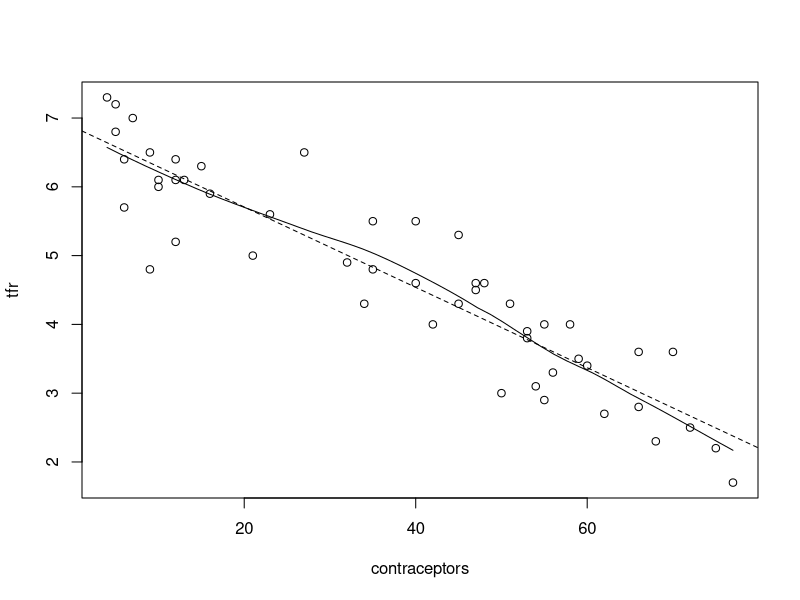
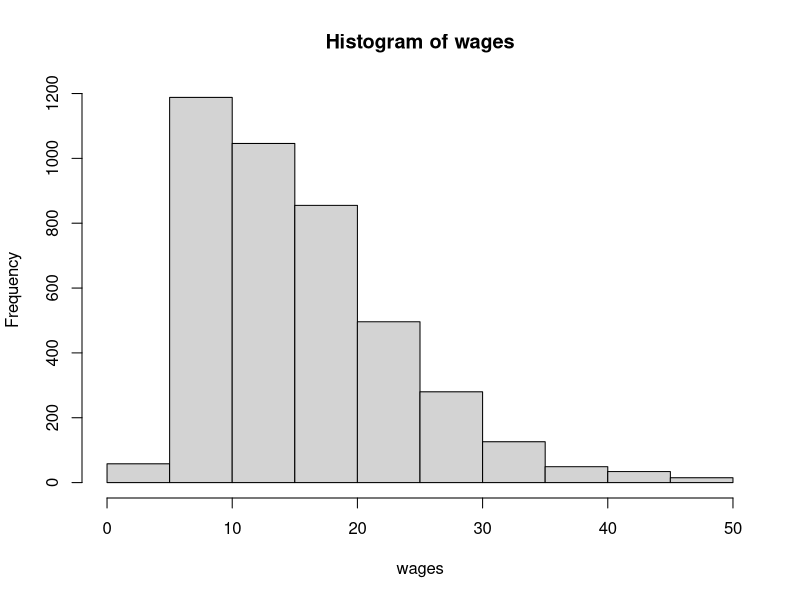
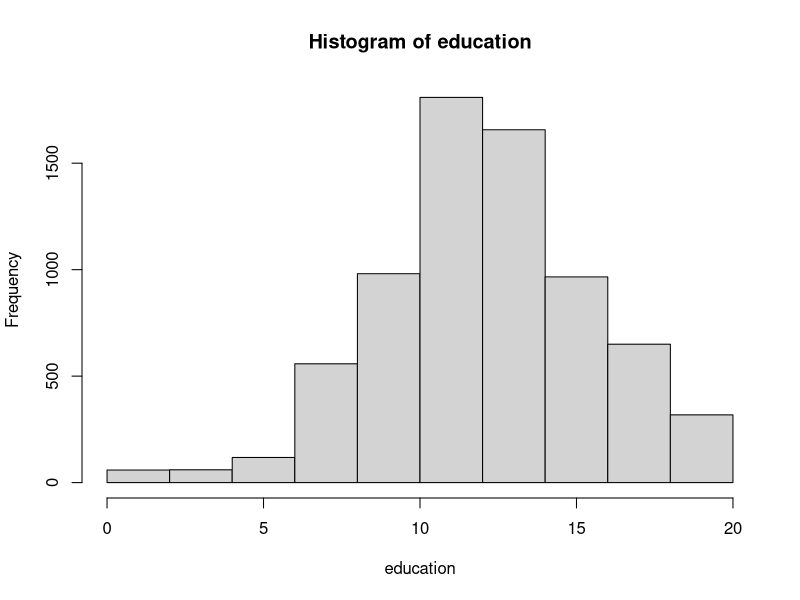
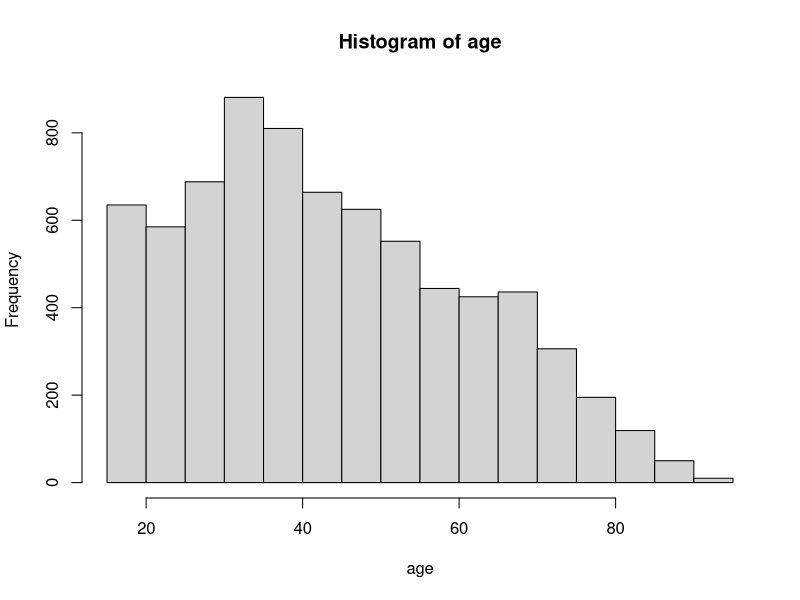
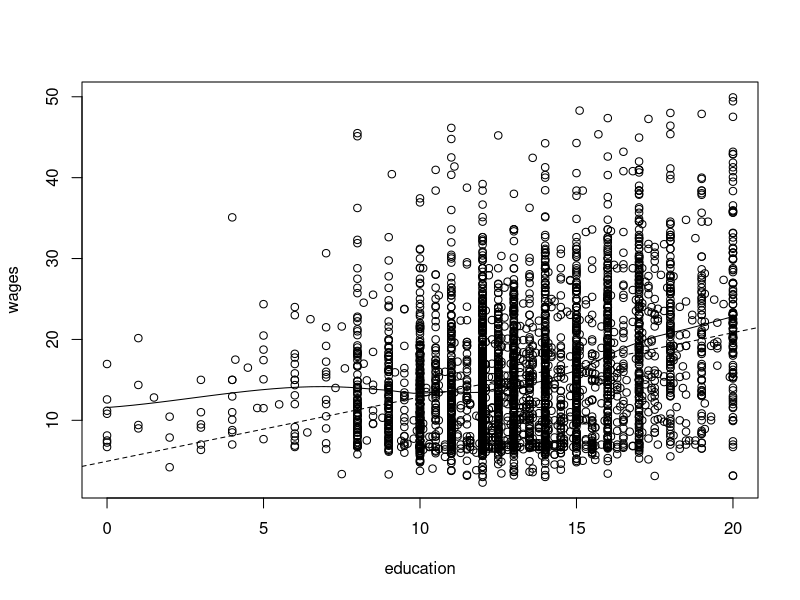
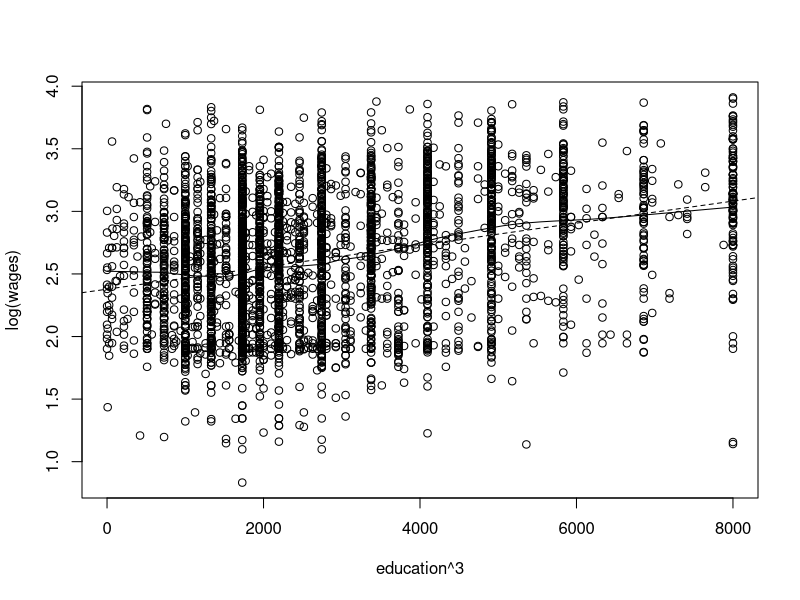
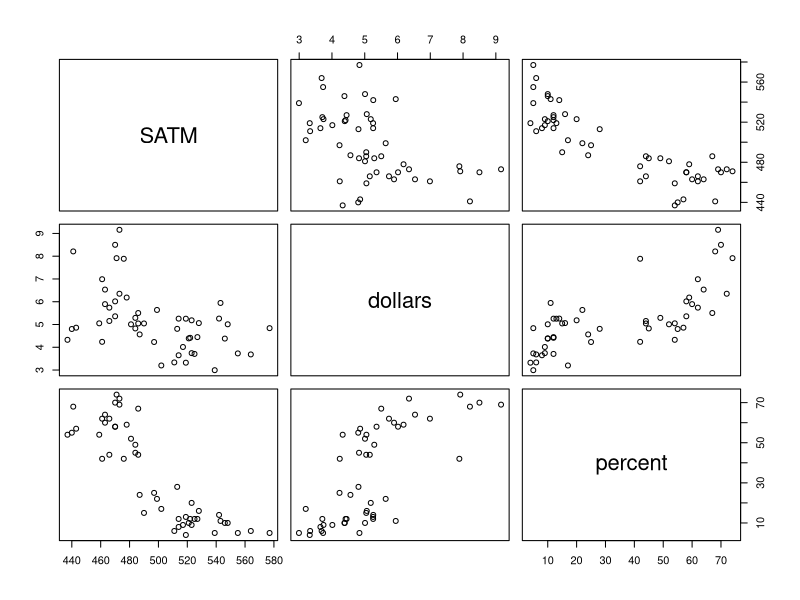
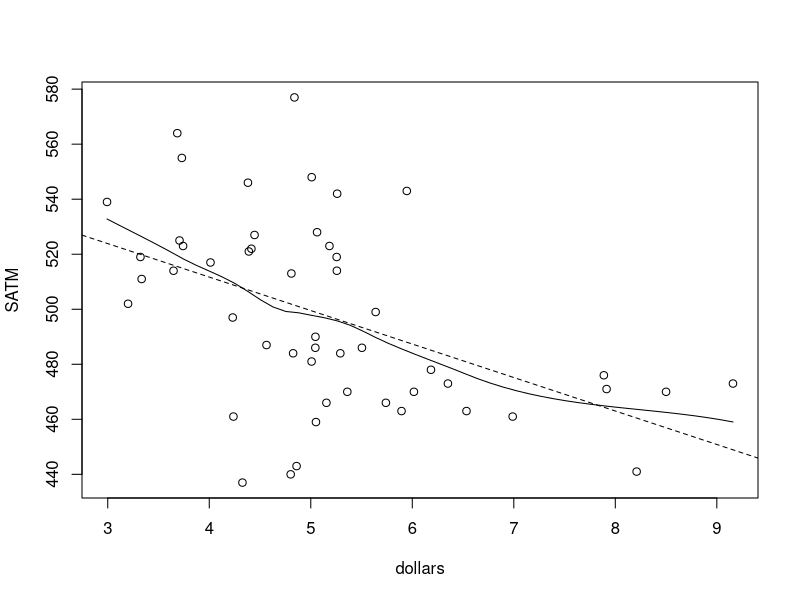

Generate these figures, in order, with R: (Note: this script raises an error after producing the figures.)
# Nonparametric Regression Exercises

# 1  Scatterplot Smoothing

# (a) Robey data on fertility and contraception

library(car)
data(Robey)
attach(Robey)

plot(contraceptors, tfr)
abline(lm(tfr ~ contraceptors), lty=2)
lines(loess.smooth(contraceptors, tfr, span=.5, family="gaussian"))

# (b)  SLID data

detach(Robey)
data(SLID)
attach(SLID)

hist(wages)
hist(education)
hist(age)

plot(education, wages)
lines(loess.smooth(education, wages, span=.3, family="gaussian"))
abline(lm(wages ~ education), lty=2)

plot(education^3, log(wages))
lines(loess.smooth(education^3, log(wages), span=.3, family="gaussian"))
abline(lm(log(wages) ~ I(education^3)), lty=2)

# (c) U.S. education data

detach(SLID)
data(States)
attach(States)

pairs(cbind(SATM, dollars, percent))

plot(dollars, SATM)
lines(loess.smooth(dollars, SATM, span=.7, family="gaussian"))
abline(lm(SATM ~ dollars), lty=2)

plot(percent, SATM)
lines(loess.smooth(percent, SATM, span=.5, family="gaussian"))
abline(lm(SATM ~ percent), lty=2) 

plot(dollars, percent)
lines(loess.smooth(dollars, percent, span=.7, family="gaussian"))
abline(lm(percent ~ dollars), lty=2)

mod.SATM <- lm(SATM ~ dollars + percent)
summary(mod.SATM)

cr.plots(mod.SATM)

mod.SATM.2 <- lm(SATM ~ dollars + log(percent/(100 - percent)))
summary(mod.SATM.2)
cr.plots(mod.SATM.2)
